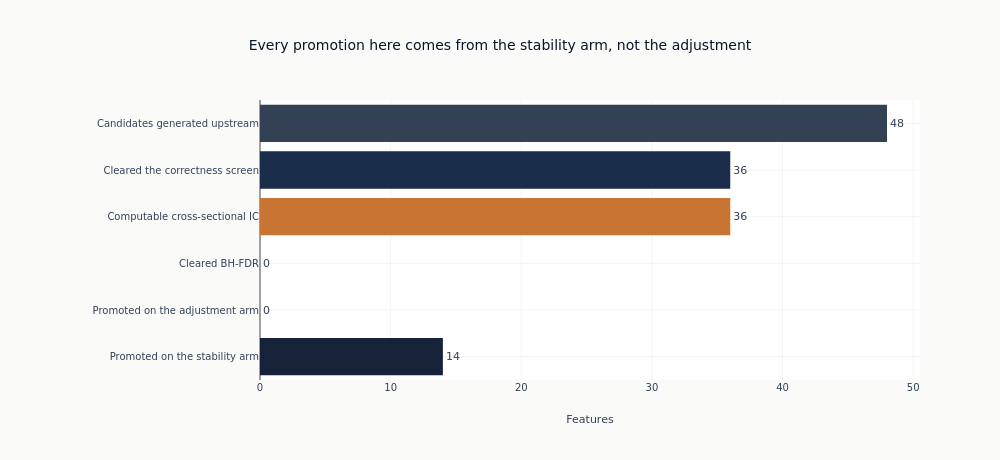

The code cell stored with this chart in its notebook:
### Markdown cell above
### The Funnel

What was searched, what survived each stage, and what each arm of the promotion
rule contributed. Drawn rather than printed, because the width of the drop
between consecutive bars is what a reader is meant to weigh, and separating the
two arms is what shows whether a rule written as a disjunction behaves like one.

### Code cell
arm_counts = {
    note: len([f for f, (d, n) in triage.items() if d == "PROCEED" and n == note])
    for note in ("fdr_significant", "stable_and_above_threshold")
}
funnel_stages = [
    ("Candidates generated upstream", len(all_feature_cols), COLORS["neutral"]),
    ("Cleared the correctness screen", n_pass, COLORS["slate"]),
    ("Computable cross-sectional IC", n_searched, COLORS["copper"]),
    ("Cleared BH-FDR", n_significant_fdr, COLORS["amber"]),
    ("Promoted on the adjustment arm", arm_counts["fdr_significant"], COLORS["blue"]),
    (
        "Promoted on the stability arm",
        arm_counts["stable_and_above_threshold"],
        COLORS["blue_light"],
    ),
]
fig = go.Figure(
    go.Bar(
        x=[count for _, count, _ in funnel_stages],
        y=[stage for stage, _, _ in funnel_stages],
        orientation="h",
        marker_color=[color for _, _, color in funnel_stages],
        text=[str(count) for _, count, _ in funnel_stages],
        textposition="outside",
    )
)
fig.update_layout(
    title="Every promotion here comes from the stability arm, not the adjustment",
    xaxis_title="Features",
    height=460,
    width=1000,
    margin={"l": 260, "r": 80},
    showlegend=False,
)
fig.update_yaxes(autorange="reversed")
fig.show()
print("Promoted features, with the arm that promoted them:")
for f in proceed_features:
    print(
        f"  {f:28s} IC={ic_results[f]['mean_ic']:+.4f}"
        f"  Newey-West t={ic_results[f]['t_stat']:+.2f}"
        f"  [{families.get(f, '?')}, {triage[f][1]}]"
    )

### Figure 1 — Plotly figure (JSON) as saved in the notebook; plotly's stock layout.template omitted (floating-point values rounded to 4 significant figures)
{"data": [{"marker": {"color": ["#334155", "#1a2d4a", "#C87533", "#D4A84B", "#0a1628", "#152238"]}, "orientation": "h", "text": ["48", "36", "36", "0", "0", "14"], "textposition": "outside", "type": "bar", "x": [48, 36, 36, 0, 0, 14], "y": ["Candidates generated upstream", "Cleared the correctness screen", "Computable cross-sectional IC", "Cleared BH-FDR", "Promoted on the adjustment arm", "Promoted on the stability arm"]}], "layout": {"height": 460, "margin": {"l": 260, "r": 80}, "showlegend": false, "title": {"text": "Every promotion here comes from the stability arm, not the adjustment"}, "width": 1000, "xaxis": {"title": {"text": "Features"}}, "yaxis": {"autorange": "reversed"}}}
